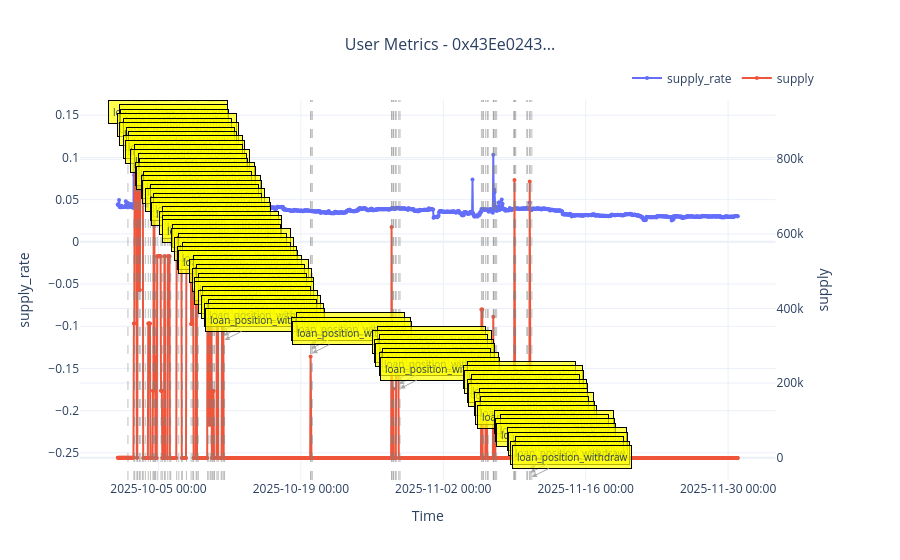

Write notebook code for a chart like this one.
### Code cell
hourly_df["supply_rate"] = hourly_df["supply_rate"].clip(0,1)
plot_user_metrics(hourly_df, ['supply_rate', 'supply'], user_address='0x43Ee0243eA8CF02f7087d8B16C8D2007CC9c7cA2', 
                  dates_range=["2025-10-01", "2025-12-01"])
# )
# df[df["user_address"] == "0x3f604074F3F12Ff70c29e6bCC9232c707DC4D970"]
